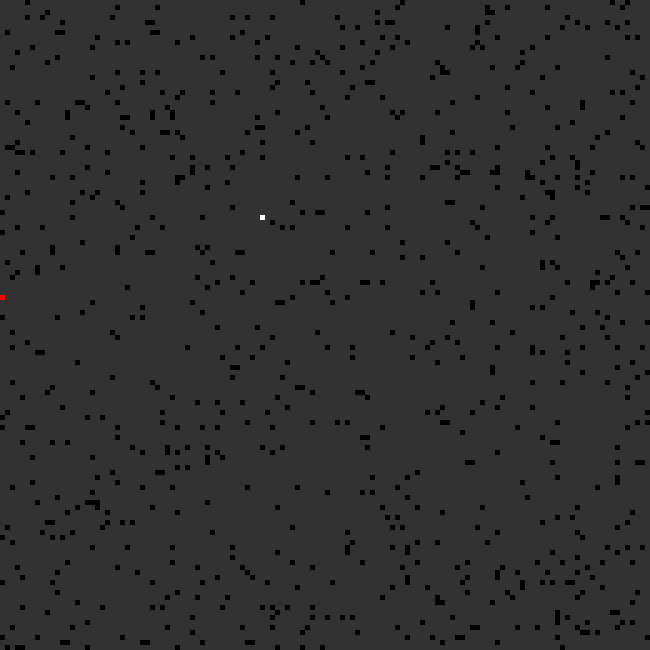
Frame 1 (no input)
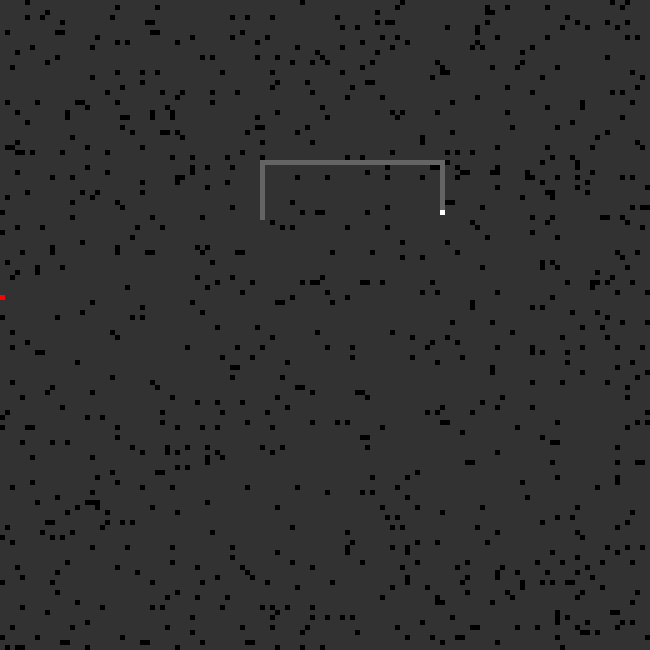
Frame 60 (no input)
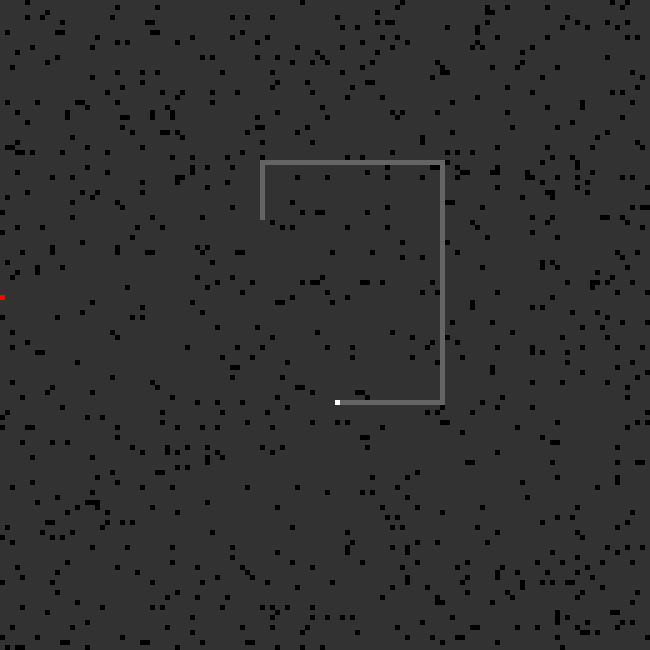
Frame 120 (the mouse pressed at the canvas centre since frame 60)

The p5.js sketch that drew these frames (run headless with seeded random() and noise() and a simulated clock; from frame 60 on, the mouse is pressed at the canvas centre):

// p5.js sketch
// ── sketch.js
const data = input.split("\n").map(row => row.split(""));
const dirs = { "^": [-1, 0], ">": [0, 1], "v": [1, 0], "<": [0, -1] }

const W = data.length * 5;
const SIZE = data.length;
const tileWidth = W / SIZE;
let grid = [];
let guard;
let look;
let shouldLoop = true;
let blockHit = 0;
block = [59,0];
function setup() {
    data.forEach((v, i) => {
        Object.entries(dirs).forEach((val) => {
            let ind = v.indexOf(val[0])
            if (ind != -1) {
                guard = [i, ind];
                look = val[0];
            }

        })
    })

    data[block[0]][block[1]] = "0"
    createCanvas(W, W);
}

function draw() {
    background(200);
    noStroke()
    for (let j = 0; j < SIZE; j++) {
        for (let i = 0; i < SIZE; i++) {
            let char = data[j][i];
            if (char == ".")
                fill(50);
            else if (char == "#")
                fill(0);
            else if (char == "X")
                fill(100);
            else if (char == "0")
                fill(255, 0, 0);
            else if (Object.keys(dirs).includes(char))
                fill(255);
            rect(tileWidth * i, tileWidth * j, tileWidth, tileWidth);
        }
    }
    if (shouldLoop) progress()
}
function progress() {
    let simDir = dirs[look];
    let cur = [guard[0] + simDir[0], guard[1] + simDir[1]]
    let ahead = (data[cur[0]] ?? [])[cur[1]];
    if (ahead == undefined) {
        shouldLoop = false;
    }
    if (cur[0] == block[0] && cur[1] == block[1]) { ahead = "#"; blockHit++ }
    if (ahead == "#") {
        let nextDir = (Object.keys(dirs).indexOf(look) + 1) % 4
        look = Object.keys(dirs).at(nextDir);
    }
    else {
        data[guard[0]][guard[1]] = "X";
        guard = cur;
        data[cur[0]][cur[1]] = look;
    }
    if (blockHit > 1) {
        shouldLoop = false;
        console.log("WINNNNER")
    }

}
// ── input.js
const input = `.....#......................................................#...................#.........................................#..#....
.......................#.......#...............................................#.................#...#.......#..............#.....
.........#.................................................................#.....................##...............................
.....#..#.............#.......................#..#....#............#.............................................#................
............#................##............................................#.##..................#.................#.....#...#....
....................................................................#..#.................#.....#................#....#.....#......
.#.........##.................##................#..............................................#..................................
...................#..................#.......#......#......................#..#...................#.........#...............#.#..
.......................#.#.........#...............#....................#........#.............#..................................
......#...........#........................................#........#.........#...............#.#.........#.......................
...#...........................................................#...........#............................#.........................
...........#............................#.#........#...#........#........................................................#........
.........#................................................#...#..#........#............#................#.........................
..#.....................................................................#...............#.........#....#.......#..................
.......................#....#..#............#.........#.............#...................##....................................#...
..................#...................................................................#.....................#...................#.
............................#..........................#.....#...........##.......................................................
........................#.............................#...............#..............................#.........................#..
.....................#..........#...#.....#....#..............#...........................................#...............#.#.....
...................................#.................................#......#..................#..................................
.#.....#.......##......#..................#...............................................#.........................#.........#...
.................#...............#..............................#............................................#......#.............
...#.........#................#...#....................#......................#.#......#.............#............................
.............#..........##....#...#................#.............#.............#............................................#.....
.....#............................................................................................................#...............
........................#..........................##........#........................................#........#..................
..........................#.....##.#.............#.........#..............................#..............................#........
..............#.....................#...............................................#..................................#..........
...#................................................#.........#.....................#..........................................#..
.##..............#..........#......................................................................#.........#........#.........#.
...##.#.....#........#..........................#.............................#..........#.#..#...................................
..................................#...#......#......#................#..#.....................................#...#...............
.........................................................................................#..................#......#..............
.................#....................#..#....#..............................#........##...#.......#...............#..............
...#.................#................#..................................#..................##....##.....#............#...........
..........#...#....................##......................#.....#...........#......#......#.............##....#...#........#.#...
............................#......#.........#..............................................................#........#............
.........................................#.........................................................#...............#.............#
.....#..........#..#........#................................................................................##......#............
.#................#.....................................................................................#.....#...................
..............#........#..................................#..............................##.......................................
........................#.....................#..............................#..................#.............................#.##
#...........................................................#..##........#........................................................
..............#...............#.........#...........^.....................................................#...#.........##..#.....
......................................................#.......................................#..............#...............#....
...#....#..................#....#.......................#.#..........#.......#.................#................................#.
#.........................................................................................................#.......................
..........................#......................................................................#.............#..................
................#...............................................................#........#........................................
..........#............#...............#.#........................................................................................
....#.....#............#.....##.........#......##.................#.......#................#...............................#...#..
................................................................................#...#.......................................#.....
.#........................................#.................................................................#.#...................
.......#....#...................................................................................#...........#..#.............#....
...#...#...............................................................................................................#..........
..#....................................#......#.................#.........................................................#.......
...........................................#......#.........#.##........##..#.........#..........................#....##.#....#...
.........................#...............#............................................................................#...........
................................................#................#..................#..#...........#.......................#.....#
..........................................................#..........#........................................#...................
..................#...................#................##.........#...........................#...................................
............................#.................................................................#...........#.#.....................
................#.......................#.........................................................................#....#..........
#..........#..............#.#............................................................................................#........
..........................................................................................#.......#.........................#....#
...........................................#.......#................................................................#...#.........
..#...................#........................................#..............#.......................#...........................
.......................#..............................#...........................#......#......................#........#........
.....#................................................................................#....#......................................
..#..................................#.........#....#............#....#..............#.............#......#.........#......#....#.
.......##.................................................................................................#.#....#................
............................................#.....#...................#...........#.........#.....................................
...............#.........................................#.............................#.........................#............#...
..............................................##..................................................#........................#......
..................................................................................................#.................#............#
......................#.......................#.........#......................................................................#..
..#...........................#...........................................................................#.....#........#........
..........#....................#...........................##................................................................#....
.........#........#...........................................#........##.........................................................
....#.............................#....................#.................#..........................#........................#....
.......................................#...#....#...............................................#.................................
............#............................................#..............................#..........#......#.......................
.#..............................#...........#........#...............................#.#......#..................................#
#................#..#.............................................................................................................
................................#................#............#....#.#..................##.....................#...............#.#
#....##................#...........#....#..#..........#.....................#..........................#.....................#....
............................................................................................#.....................................
.......................#................................................##..................................#.....................
....#.....#..#................................................................................................##..................
..........................#......#...#...#..........#...#................#.................................................#......
............................#....#.#.......#..........#............................................#..............................
......#...........#......................#..#.....................................................................................
.........................................#...................................................##...............#............#...##.
...................................#.#............................................................................................
......................#........##..................................................#..............................................
...................#......................................................#......#.............................#...........#......
......#................#................................................................................#..................#......
..#.........................#.....#..............#.........#...................#.......................................#..........
..................#..............................................#......#.#.......................................................
...........#.....................................................................#.......................#........................
.......#.........###.....................#........................................................................................
...............#...#..........#........................#....................#......#............#..................#..............
.............#.......#.............#....................................................#.....................................#...
.............................................................................#.#...............................#..#...............
.........##..........#..#.#.................................................................................#................#....
.#..................#.....................................#...................#.#..............#...........................#......
........#.....#...........................#..........................#.............................#...............#..............
#.........#.#.......................................................................................................#.............
..#...................................................................#............#...#.........#................................
..................#......#........#...........#......................#........#..#.......................................#...#..#.
.......................................................#.............#...........#............................#............#......
..............................................#....................................................................#..............
.............#....................#.......................#.............#..........#.........#.............#....#.......#.....#...
...#...................#...............#........#.............#.................#..........#........#................#............
...........#...............#.....................#.................................................#...#.....#.....#..............
....#......................................#......#..............................#...........#.....#..................#...........
#.........#...................#.........#............#............#..............#..........#...........#...#.#..##...............
...........................................................#..................#......#..................#...............#.........
...........#.......................#.........................................................#.......#..............#..........#..
.................................#.....#.....#..............................#..........#..............#............#..............
...............#.......................................................................##.........#...........................#...
....#...............#.........#.#...........#.......#.#..#....#...................................................................
.........#.............................................#.......................................................#..........##......
......................................#...............#.......#..#..#.#...................#....................#.#................
.................#..................................................................#..........................#.....#......#.#...
..#...........#..................#..............#.....#......#.................#..............##.......#...#.......#.......#......
......................................#.....................#..........#............................................##.#..........
#......#................#........................................................#....#....##..................#.................#
............##..............##..........#........##.....................................#..........#..............................
.#.##............#.................#...................#....#...#...............................................#.................`
